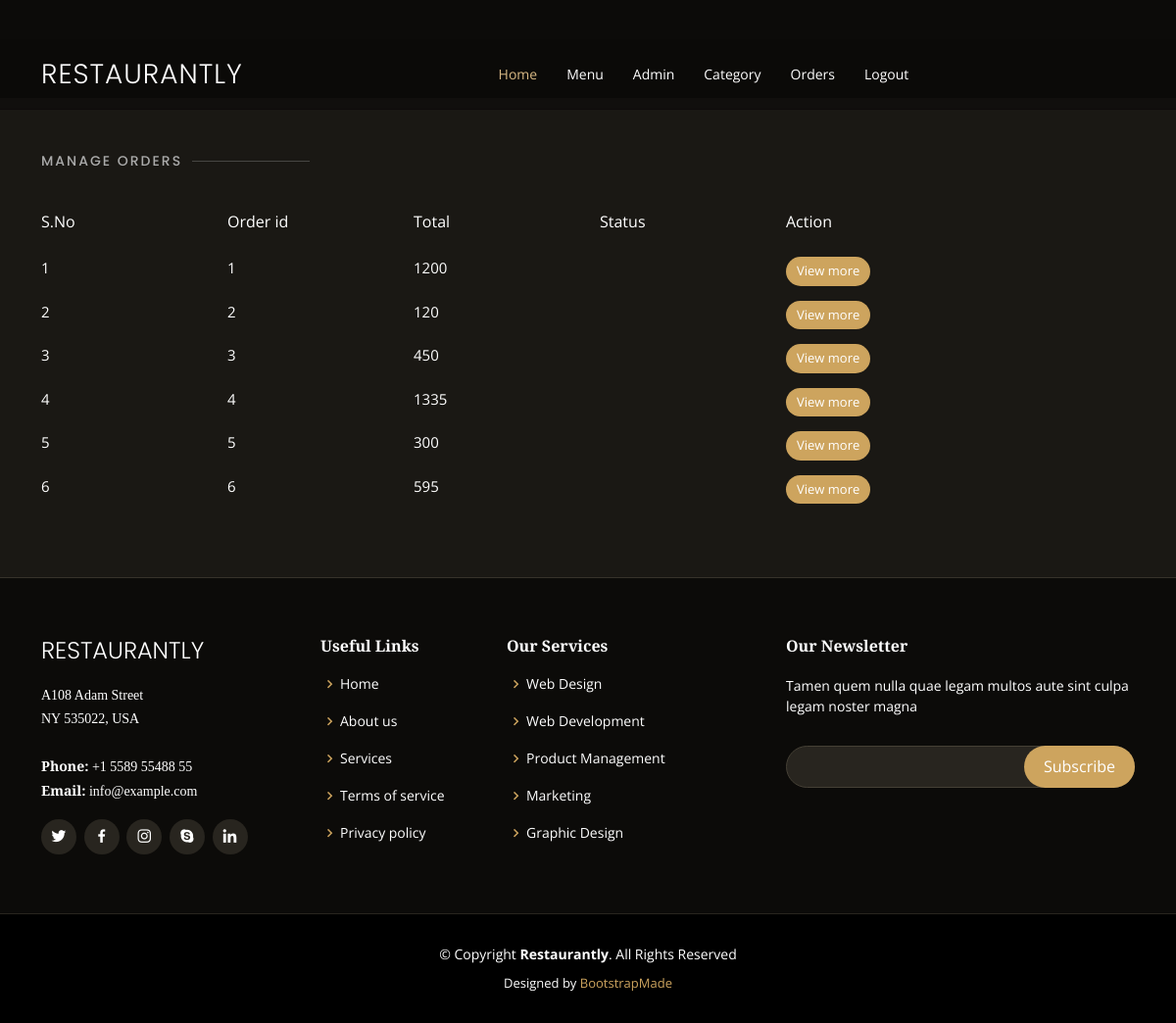
Before: /manage-order.php (signed in) with the older database file.
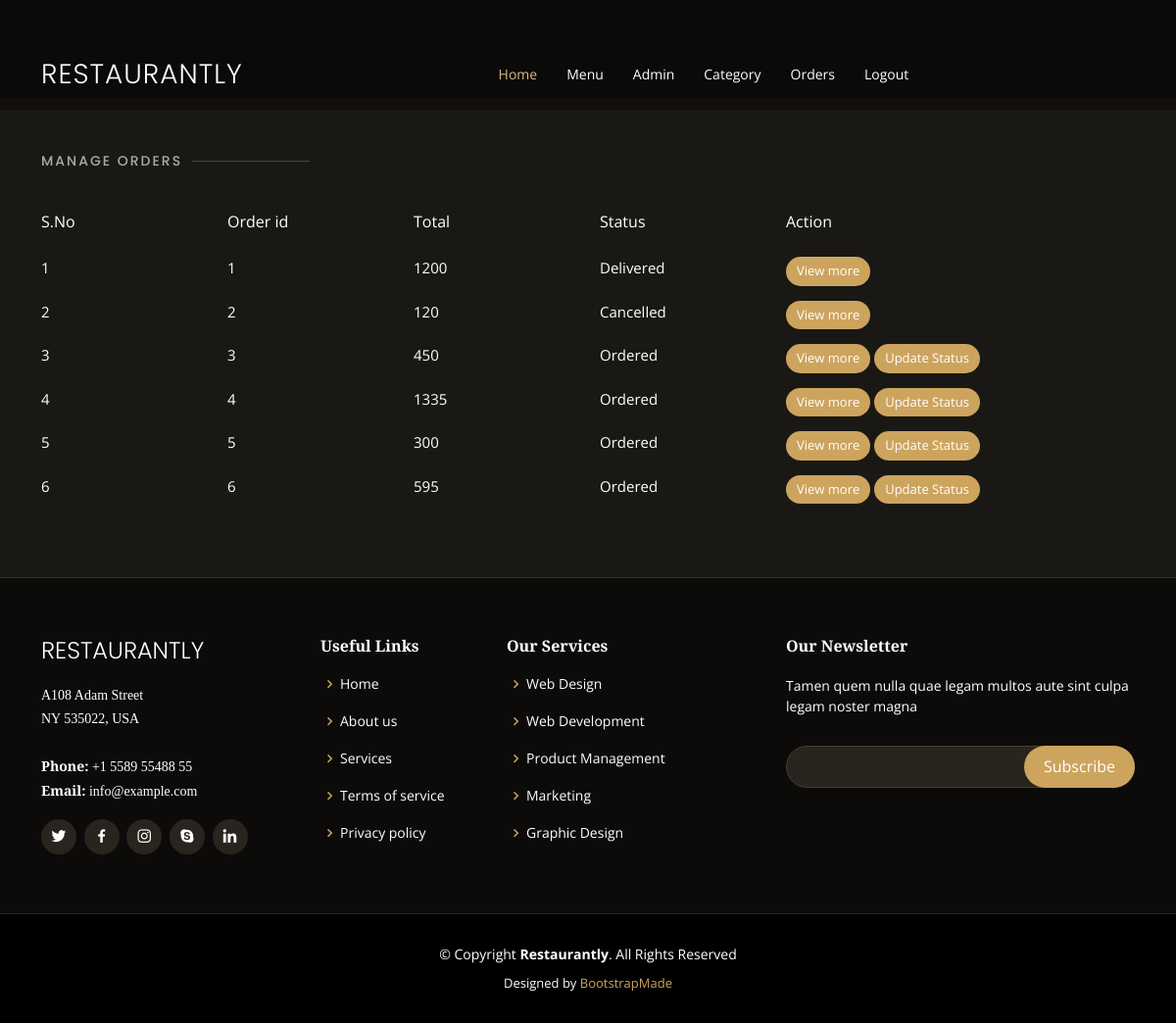
After: the same page with the newer database file.
### tables this page shows
CREATE TABLE `myorders` (
  `id` int(10) NOT NULL,
  `total` float DEFAULT NULL,
  `order_date` timestamp NOT NULL DEFAULT current_timestamp() ON UPDATE current_timestamp(),
  `status` int(11) DEFAULT NULL,
  `customer_id` int(11) DEFAULT NULL,
  `customer_name` varchar(255) NOT NULL,
  `customer_contact` varchar(20) NOT NULL,
  `customer_email` varchar(150) NOT NULL,
  `customer_address` varchar(255) NOT NULL,
  `cancel_reason` varchar(255) DEFAULT NULL
);

### manage-order.php (the view)
<?php
include('header.php');
?>
<section id="menu" class="menu section-bg mtop">
      <div class="container" data-aos="fade-up">
  <div class="section-title">
          <h2>Manage Orders</h2>
        </div>
        <div data-aos="fade-up" data-aos-delay="200">
            <div class="row mb-4" >
            <div class="col-lg-2">S.No</div>
            <div class="col-lg-2">Order id</div>
            <div class="col-lg-2">Total</div>
            <div class="col-lg-2">Status</div>
            <div class="col-lg-4">Action</div>
            </div>
            <?php
$sql = "SELECT*FROM myorders";
$res = mysqli_query($conn, $sql);
if($res==TRUE)
{
    $sn=1;
    if(mysqli_num_rows($res)>0)
    {
          while($rows=mysqli_fetch_assoc($res))
          {
              $id=$rows['id'];
              $status = '';
              if($rows['status']==0){
                $status="Ordered";
              }elseif($rows['status']==1){
                $status="On Delivery";
              }elseif($rows['status']==2){
                $status="Delivered";
              }elseif($rows['status']==3){
                $status="Cancelled";
              }
              ?>
              <div class="row admintablefont">
                <div class="col-lg-2"><?php echo $sn++ ;?></div>
                <div class="col-lg-2"><?php echo $rows['id']; ?></div>
                <div class="col-lg-2"><?php echo $rows['total']; ?></div>
                <div class="col-lg-2"><?php echo $status; ?></div>
                <div class="col-lg-4">
     <button class="btn-admin"><a style="color: white;" href="vieworders.php?id=<?php echo $id; ?>" >View more</a></button>
     <?php if($rows['status'] == 0 ||  $rows['status'] ==1 ){ ?>
     <button class="btn-admin"><a style="color: white;" href="update-order.php?id=<?php echo $id; ?>" >Update Status</a></button>
     <?php } ?>
</div>
              </div>
              <?php
          }
    }
}
?>
        </div>
      </div>
    </section>
<?php
include('footer.php');
?>

### header.php (shortened to what this page needs)
<head>
  <link href="assets/vendor/animate.css/animate.min.css" rel="stylesheet">
  <link href="assets/vendor/aos/aos.css" rel="stylesheet">
  <link href="assets/vendor/bootstrap/css/bootstrap.min.css" rel="stylesheet">
  <link href="assets/vendor/bootstrap-icons/bootstrap-icons.css" rel="stylesheet">
  <link href="assets/vendor/boxicons/css/boxicons.min.css" rel="stylesheet">
  <link href="assets/vendor/glightbox/css/glightbox.min.css" rel="stylesheet">
  <link href="assets/vendor/swiper/swiper-bundle.min.css" rel="stylesheet">
  <link href="assets/css/style.css" rel="stylesheet">
</head>
<body>
  <header id="header" class="fixed-top d-flex align-items-cente">
    <div class="container-fluid container-xl d-flex align-items-center justify-content-lg-between">
      <h1 class="logo me-auto me-lg-0"><a href="home.php">Restaurantly</a></h1>
      <nav id="navbar" class="navbar order-last order-lg-0 navcenter">
        <ul>
          <li><a class="nav-link scrollto active" href="home.php">Home</a></li>
          <li><a class="nav-link scrollto" href="food.php">Menu</a></li>
          <?php if($_SESSION['role']==2){ ?>
          <li><a class="nav-link scrollto" href="myOrders.php">My Orders</a></li>
          <li><a class="nav-link scrollto" href="myCarts.php">My Carts</a></li>
          <li><a class="nav-link scrollto" href="contact.php">Contact</a></li>
          <?php }elseif($_SESSION['role']==1){
            ?>
             <li><a class="nav-link scrollto" href="manage-admin.php">Admin</a></li>
            <li><a class="nav-link scrollto" href="manage-category.php">Category</a></li>
            <li><a class="nav-link scrollto" href="manage-order.php">Orders</a></li>
            <?php
          } ?>
          <li><a class="nav-link scrollto" href="logout.php">Logout</a></li>
        </ul>
      </nav>
    </div>
  </header>

### footer.php (shortened to what this page needs)
<footer id="footer">
    <div class="footer-top">
      <div class="container">
        <div class="row">
          <div class="col-lg-3 col-md-6">
            <div class="footer-info">
              <h3>Restaurantly</h3>
              <p>
                A108 Adam Street <br>
                NY 535022, USA<br><br>
                <strong>Phone:</strong> +1 5589 55488 55<br>
                <strong>Email:</strong> info@example.com<br>
              </p>
              <div class="social-links mt-3">
                <a href="#" class="twitter"><i class="bx bxl-twitter"></i></a>
                <a href="#" class="facebook"><i class="bx bxl-facebook"></i></a>
                <a href="#" class="instagram"><i class="bx bxl-instagram"></i></a>
                <a href="#" class="google-plus"><i class="bx bxl-skype"></i></a>
                <a href="#" class="linkedin"><i class="bx bxl-linkedin"></i></a>
              </div>
            </div>
          </div>
          <div class="col-lg-2 col-md-6 footer-links">
            <h4>Useful Links</h4>
            <ul>
              <li><i class="bx bx-chevron-right"></i> <a href="#">Home</a></li>
              <li><i class="bx bx-chevron-right"></i> <a href="#">About us</a></li>
              <li><i class="bx bx-chevron-right"></i> <a href="#">Services</a></li>
              <li><i class="bx bx-chevron-right"></i> <a href="#">Terms of service</a></li>
              <li><i class="bx bx-chevron-right"></i> <a href="#">Privacy policy</a></li>
            </ul>
          </div>
          <div class="col-lg-3 col-md-6 footer-links">
            <h4>Our Services</h4>
            <ul>
              <li><i class="bx bx-chevron-right"></i> <a href="#">Web Design</a></li>
              <li><i class="bx bx-chevron-right"></i> <a href="#">Web Development</a></li>
              <li><i class="bx bx-chevron-right"></i> <a href="#">Product Management</a></li>
              <li><i class="bx bx-chevron-right"></i> <a href="#">Marketing</a></li>
              <li><i class="bx bx-chevron-right"></i> <a href="#">Graphic Design</a></li>
            </ul>
          </div>
          <div class="col-lg-4 col-md-6 footer-newsletter">
            <h4>Our Newsletter</h4>
            <p>Tamen quem nulla quae legam multos aute sint culpa legam noster magna</p>
            <form action="" method="post">
              <input type="email" name="email"><input type="submit" value="Subscribe">
            </form>
          </div>
        </div>
      </div>
    </div>
    <div class="container">
      <div class="copyright">
        &copy; Copyright <strong><span>Restaurantly</span></strong>. All Rights Reserved
      </div>
      <div class="credits">
        Designed by <a href="https://bootstrapmade.com/">BootstrapMade</a>
      </div>
    </div>
  </footer>

### assets/css/style.css (style rules this page uses)
body { font-family: "Open Sans", sans-serif; background: #0c0b09; color: #fff; }
a { color: #cda45e; text-decoration: none; }
h1, h2, h3, h4, h5, h6 { font-family: "Playfair Display", serif; }
#header { background: rgba(12, 11, 9, 0.6); border-bottom: 1px solid rgba(12, 11, 9, 0.6); transition: all 0.5s; z-index: 997; padding: 15px 0; top: 40px; }
#header .logo { font-size: 28px; margin: 0; padding: 0; line-height: 1; font-weight: 300; letter-spacing: 1px; text-transform: uppercase; font-family: "Poppins", sans-serif; }
#header .logo a { color: #fff; }
.navbar { padding: 0; }
.navbar ul { margin: 0; padding: 0; display: flex; list-style: none; align-items: center; }
.navbar li { position: relative; }
.navbar a, .navbar a:focus { display: flex; align-items: center; justify-content: space-between; padding: 10px 0 10px 30px; color: #fff; white-space: nowrap; transition: 0.3s; font-size: 14px; }
.navbar a:hover, .navbar .active, .navbar .active:focus, .navbar li:hover > a { color: #d9ba85; }
section { padding: 60px 0; overflow: hidden; }
.section-bg { background-color: #1a1814; }
.section-title { padding-bottom: 40px; }
.section-title h2 { font-size: 14px; font-weight: 500; padding: 0; line-height: 1px; margin: 0 0 5px 0; letter-spacing: 2px; text-transform: uppercase; color: #aaaaaa; font-family: "Poppins", sans-serif; }
.section-title h2::after { content: ""; width: 120px; height: 1px; display: inline-block; background: rgba(255, 255, 255, 0.2); margin: 4px 10px; }
#footer { background: black; padding: 0 0 30px 0; color: #fff; font-size: 14px; }
#footer .footer-top { background: #0c0b09; border-top: 1px solid #37332a; border-bottom: 1px solid #28251f; padding: 60px 0 30px 0; }
#footer .footer-top .footer-info { margin-bottom: 30px; }
#footer .footer-top .footer-info h3 { font-size: 24px; margin: 0 0 20px 0; padding: 2px 0 2px 0; line-height: 1; font-weight: 300; text-transform: uppercase; font-family: "Poppins", sans-serif; }
#footer .footer-top .footer-info p { font-size: 14px; line-height: 24px; margin-bottom: 0; font-family: "Playfair Display", serif; color: #fff; }
#footer .footer-top .social-links a { font-size: 18px; display: inline-block; background: #28251f; color: #fff; line-height: 1; padding: 8px 0; margin-right: 4px; border-radius: 50%; text-align: center; width: 36px; height: 36px; transition: 0.3s; }
#footer .footer-top h4 { font-size: 16px; font-weight: 600; color: #fff; position: relative; padding-bottom: 12px; }
#footer .footer-top .footer-links { margin-bottom: 30px; }
#footer .footer-top .footer-links ul { list-style: none; padding: 0; margin: 0; }
#footer .footer-top .footer-links ul i { padding-right: 2px; color: #cda45e; font-size: 18px; line-height: 1; }
#footer .footer-top .footer-links ul li { padding: 10px 0; display: flex; align-items: center; }
#footer .footer-top .footer-links ul li:first-child { padding-top: 0; }
#footer .footer-top .footer-links ul a { color: #fff; transition: 0.3s; display: inline-block; line-height: 1; }
#footer .footer-top .footer-newsletter form { margin-top: 30px; background: #28251f; padding: 6px 10px; position: relative; border-radius: 50px; border: 1px solid #454035; }
#footer .footer-top .footer-newsletter form input[type=email] { border: 0; padding: 4px; width: calc(100% - 110px); background: #28251f; color: white; }
#footer .footer-top .footer-newsletter form input[type=submit] { position: absolute; top: -1px; right: -1px; bottom: -1px; border: 0; background: none; font-size: 16px; padding: 0 20px 2px 20px; background: #cda45e; color: #fff; transition: 0.3s; border-radius: 50px; }
#footer .copyright { text-align: center; padding-top: 30px; }
#footer .credits { padding-top: 10px; text-align: center; font-size: 13px; color: #fff; }
.mtop { margin-top:100px; }
.navcenter { margin:0 auto; }
.admintablefont { font-size: 15px; margin-bottom: 15px; }
.btn-admin { background: #cda45e; border: 0; padding: 5px 11px; color: #fff; transition: 0.4s; border-radius: 50px; font-size: 13px; }

Changed rows visible on the page:
changed myorders id 1: status (not shown) → "Delivered"
changed myorders id 2: status (not shown) → "Cancelled"
changed myorders id 3: status (not shown) → "Ordered"
changed myorders id 4: status (not shown) → "Ordered"
changed myorders id 5: status (not shown) → "Ordered"
changed myorders id 6: status (not shown) → "Ordered"
